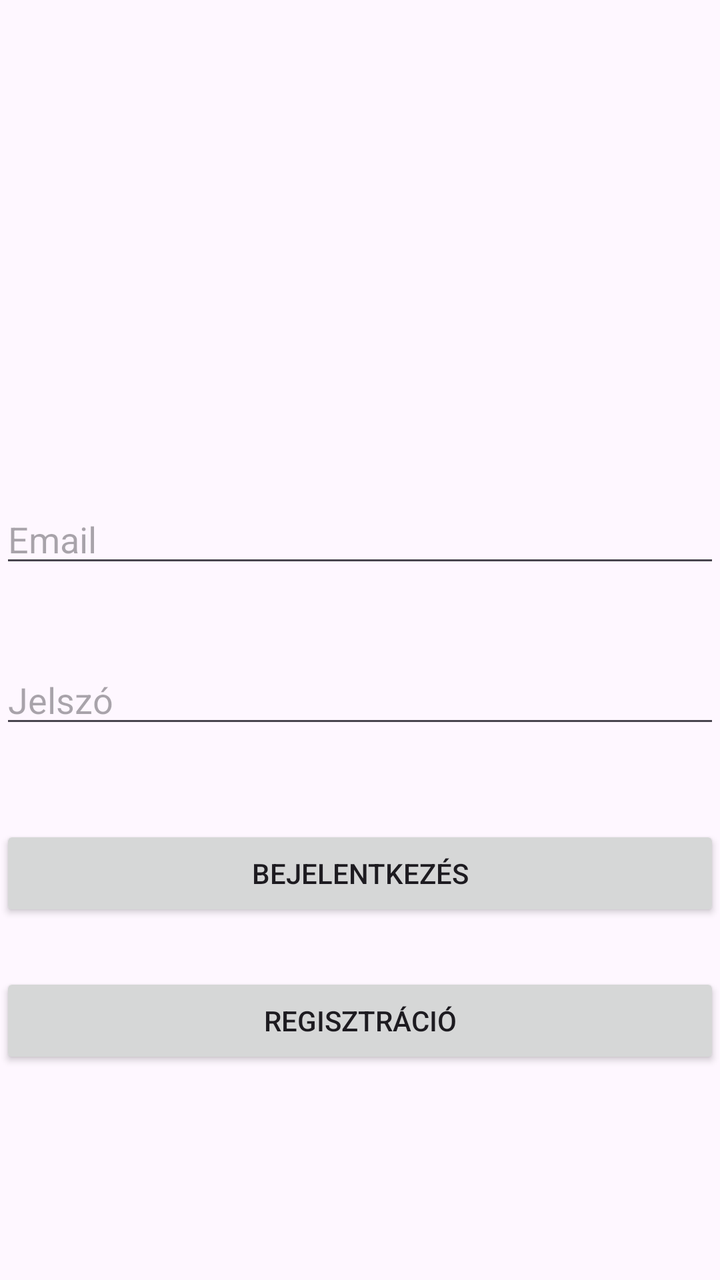
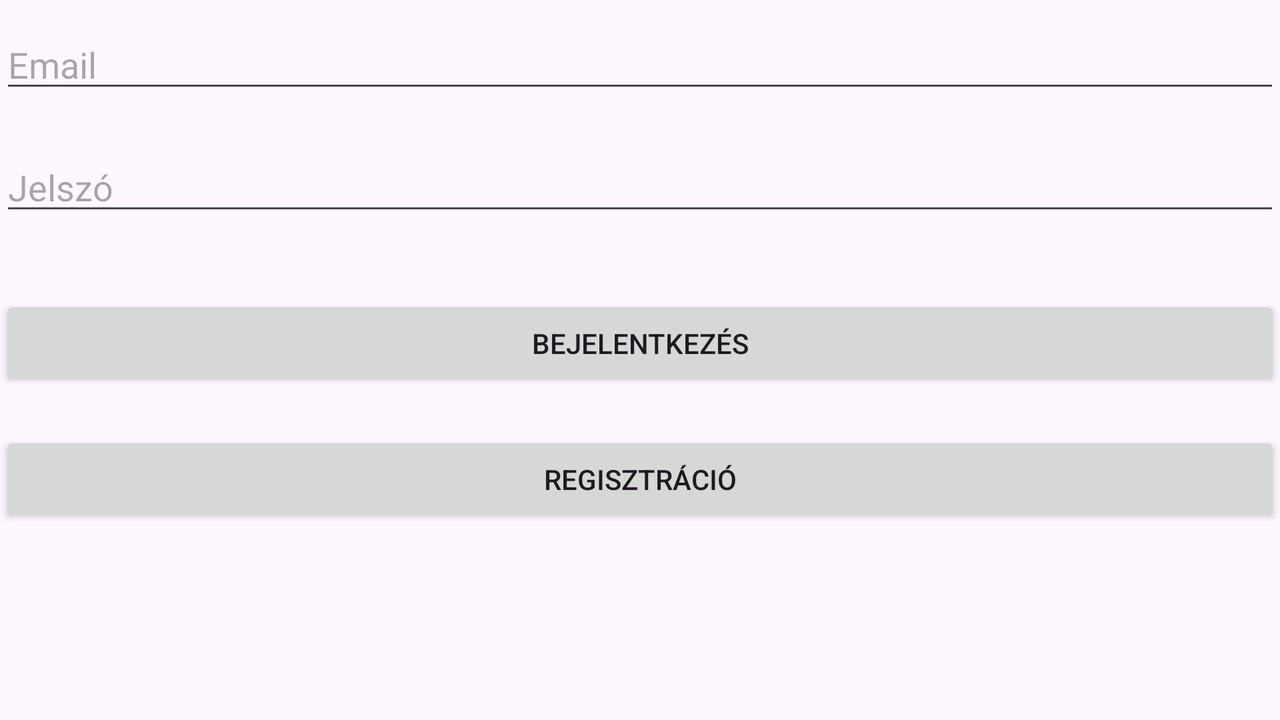

The same Android screen from two of the app's own layout files: first res/layout/ as a phone draws it, then the author's variant for another configuration, drawn on a device whose configuration selects that folder. Both files follow.
<!-- AndroidManifest.xml: application theme Theme.EduSystem -->
<!-- res/layout/activity_main.xml -->
<?xml version="1.0" encoding="utf-8"?>
<androidx.constraintlayout.widget.ConstraintLayout xmlns:android="http://schemas.android.com/apk/res/android"
    xmlns:app="http://schemas.android.com/apk/res-auto"
    xmlns:tools="http://schemas.android.com/tools"
    android:layout_width="match_parent"
    android:layout_height="match_parent"
    tools:context=".MainActivity">

    <EditText
        android:id="@+id/editTextEmail"
        android:layout_width="match_parent"
        android:layout_height="wrap_content"
        android:ems="10"
        android:hint="@string/email"
        android:inputType="textEmailAddress"
        app:layout_constraintBottom_toBottomOf="parent"
        app:layout_constraintTop_toTopOf="parent"
        app:layout_constraintVertical_bias="0.413"
        tools:layout_editor_absoluteX="0dp" />

    <EditText
        android:id="@+id/editTextPassword"
        android:layout_width="match_parent"
        android:layout_height="wrap_content"
        android:layout_marginBottom="150dp"
        android:ems="10"
        android:hint="@string/password"
        android:inputType="textPassword"
        app:layout_constraintBottom_toBottomOf="parent"
        app:layout_constraintTop_toBottomOf="@+id/editTextEmail"
        app:layout_constraintVertical_bias="0.243"
        tools:layout_editor_absoluteX="0dp" />

    <Button
        android:id="@+id/loginButton"
        android:layout_width="0dp"
        android:layout_height="wrap_content"
        android:text="@string/login"
        android:onClick="login"
        app:layout_constraintBottom_toBottomOf="parent"
        app:layout_constraintEnd_toEndOf="parent"
        app:layout_constraintHorizontal_bias="0.0"
        app:layout_constraintStart_toStartOf="parent"
        app:layout_constraintTop_toBottomOf="@+id/editTextPassword"
        app:layout_constraintVertical_bias="0.196" />

    <Button
        android:id="@+id/registerButton"
        android:layout_width="0dp"
        android:layout_height="wrap_content"
        android:text="@string/register"
        android:onClick="register"
        app:layout_constraintBottom_toBottomOf="parent"
        app:layout_constraintEnd_toEndOf="parent"
        app:layout_constraintHorizontal_bias="0.0"
        app:layout_constraintStart_toStartOf="parent"
        app:layout_constraintTop_toBottomOf="@+id/loginButton"
        app:layout_constraintVertical_bias="0.196" />
</androidx.constraintlayout.widget.ConstraintLayout>
<!-- resources referenced by this layout -->
<resources>
  <string name="email">Email</string>
  <string name="login">Bejelentkezés</string>
  <string name="password">Jelszó</string>
  <string name="register">Regisztráció</string>
  <style name="Theme.EduSystem" parent="Base.Theme.EduSystem" />
  <style name="Base.Theme.EduSystem" parent="Theme.Material3.DayNight.NoActionBar">
          
          
      </style>
</resources>
<!-- res/layout-land/activity_main.xml (the author's variant of the layout above) -->
<!-- drawn on the phone turned sideways -->
<?xml version="1.0" encoding="utf-8"?>
<LinearLayout
    xmlns:android="http://schemas.android.com/apk/res/android"
    xmlns:app="http://schemas.android.com/apk/res-auto"
    xmlns:tools="http://schemas.android.com/tools"
    android:layout_width="match_parent"
    android:layout_height="match_parent"
    android:orientation="vertical"
    tools:context=".MainActivity">

    <EditText
        android:id="@+id/editTextEmail"
        android:layout_width="match_parent"
        android:layout_height="wrap_content"
        android:ems="10"
        android:hint="@string/email"
        android:inputType="textEmailAddress"
        android:layout_marginTop="10dp"
        tools:layout_editor_absoluteX="0dp" />

    <EditText
        android:id="@+id/editTextPassword"
        android:layout_width="match_parent"
        android:layout_height="wrap_content"
        android:layout_marginTop="20dp"
        android:layout_marginBottom="35dp"
        android:ems="10"
        android:hint="@string/password"
        android:inputType="textPassword"
        tools:layout_editor_absoluteX="0dp" />

    <Button
        android:id="@+id/loginButton"
        android:layout_width="match_parent"
        android:layout_height="wrap_content"
        android:layout_marginTop="0dp"
        android:layout_marginBottom="20dp"
        android:onClick="login"
        android:text="@string/login"
        app:layout_constraintVertical_bias="0.078" />


    <Button
        android:id="@+id/registerButton"
        android:layout_width="match_parent"
        android:layout_height="wrap_content"
        android:layout_marginTop="0dp"
        android:onClick="register"
        android:text="@string/register"
        app:layout_constraintVertical_bias="0.078" />
</LinearLayout>
